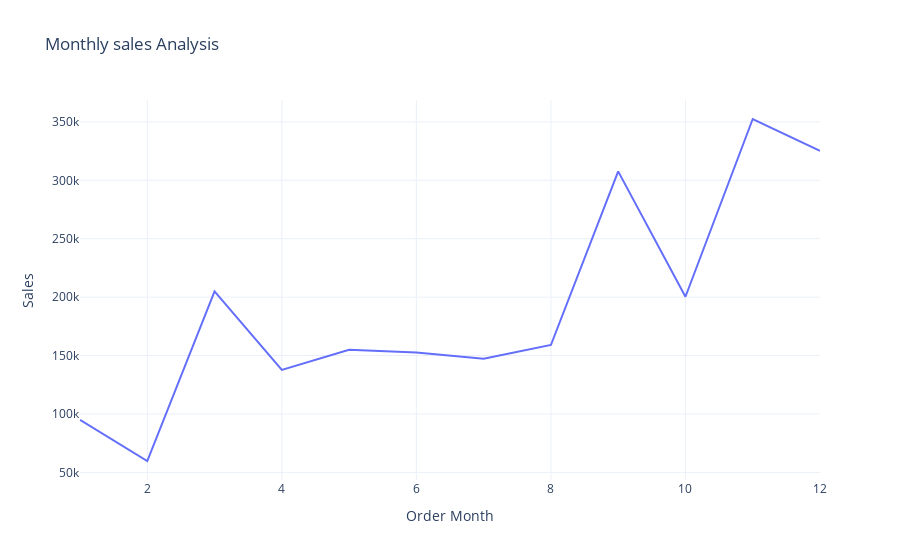

The notebook cell saved with this chart:
### Code cell
fig = px.line(sales_by_month,
              x='Order Month',
              y='Sales',
              title ='Monthly sales Analysis')
fig.show()

### Figure 1 — Plotly figure (JSON) as saved in the notebook; plotly's stock layout.template omitted (floating-point values rounded to 4 significant figures)
{"data": [{"hovertemplate": "Order Month=%{x}<br>Sales=%{y}<extra></extra>", "legendgroup": "", "line": {"color": "#636efa", "dash": "solid"}, "marker": {"symbol": "circle"}, "mode": "lines", "name": "", "orientation": "v", "showlegend": false, "type": "scatter", "x": [1, 2, 3, 4, 5, 6, 7, 8, 9, 10, 11, 12], "xaxis": "x", "y": [94920.0, 59750.0, 205000.0, 137800.0, 155000.0, 152700.0, 147200.0, 159000.0, 307600.0, 200300.0, 352500.0, 325300.0], "yaxis": "y"}], "layout": {"legend": {"tracegroupgap": 0}, "title": {"text": "Monthly sales Analysis"}, "xaxis": {"anchor": "y", "domain": [0, 1], "title": {"text": "Order Month"}}, "yaxis": {"anchor": "x", "domain": [0, 1], "title": {"text": "Sales"}}}}
